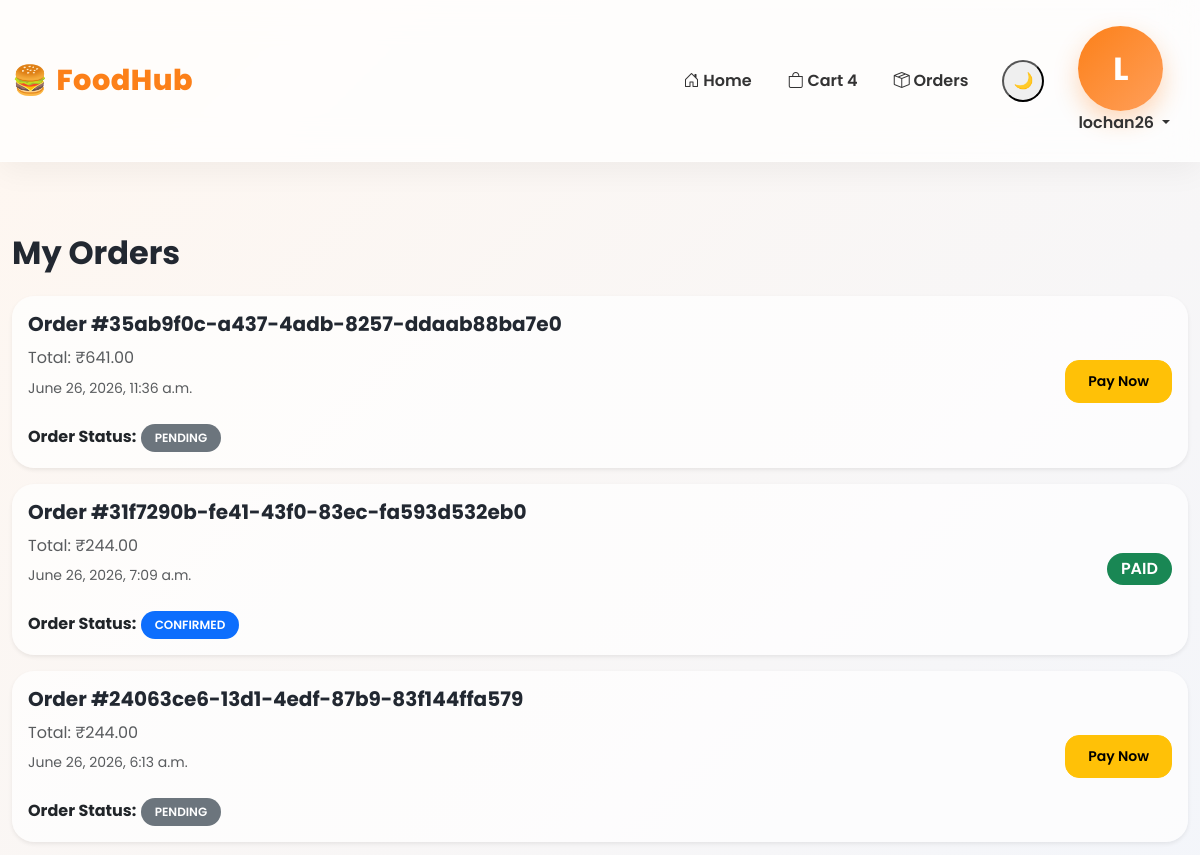
The app's page /orders/my-orders/ (signed in, upper part), older data.
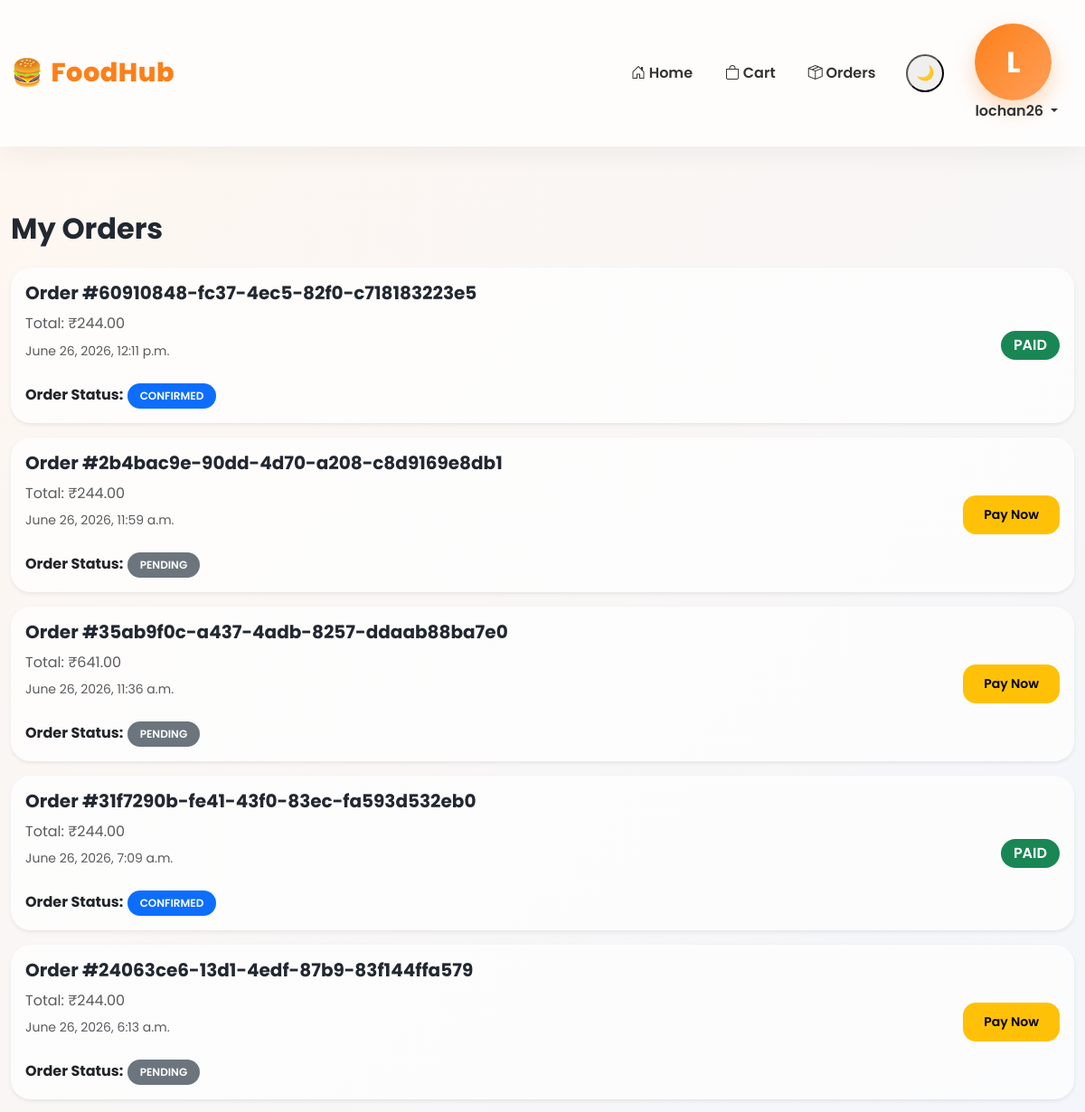
The same page, newer data.
### orders/models.py (models this page shows, shortened)
class BaseModel(models.Model):
    uid = models.UUIDField(
        primary_key=True,
        default=uuid.uuid4,
        editable=False
    )
    created_at = models.DateTimeField(auto_now_add=True)
    updated_at = models.DateTimeField(auto_now=True)
    class Meta:
        abstract = True

class Order(BaseModel):
    STATUS_CHOICES = (
        ('PENDING', 'Pending'),
        ('CONFIRMED', 'Confirmed'),
        ('PREPARING', 'Preparing'),
        ('OUT_FOR_DELIVERY', 'Out For Delivery'),
        ('DELIVERED', 'Delivered'),
    )
    PAYMENT_STATUS_CHOICES = (
        ('PENDING', 'Pending'),
        ('PAID', 'Paid'),
        ('FAILED', 'Failed'),
    )
    user = models.ForeignKey(
        User,
        on_delete=models.CASCADE,
        related_name='orders'
    )
    full_name = models.CharField(max_length=200)
    phone = models.CharField(max_length=20)
    address = models.TextField()
    total_amount = models.DecimalField(
        max_digits=10,
        decimal_places=2
    )
    status = models.CharField(
        max_length=30,
        choices=STATUS_CHOICES,
        default='PENDING'
    )
    payment_status = models.CharField(
        max_length=20,
        choices=PAYMENT_STATUS_CHOICES,
        default='PENDING'
    )
    razorpay_order_id = models.CharField(
        max_length=255,
        blank=True,
        null=True
    )
    razorpay_payment_id = models.CharField(
        max_length=255,
        blank=True,
        null=True
    )
    razorpay_signature = models.CharField(
        max_length=500,
        blank=True,
        null=True
    )
    customer_latitude = models.FloatField(
        null=True,
        blank=True
    )
    customer_longitude = models.FloatField(
        null=True,
        blank=True
    )

### orders/views.py (the view)
@login_required
def my_orders(request):
    orders = Order.objects.filter(
        user=request.user
    ).prefetch_related(
        "items",
        "items__product"
    ).order_by("-created_at")
    return render(
        request,
        "orders/my_orders.html",
        {
            "orders": orders
        }
    )

### cart/context_processors.py (called while the page is built)
def cart_count(request):
    count = 0
    if request.user.is_authenticated:
        cart = Cart.objects.filter(
            user=request.user,
            is_paid=False
        ).first()
        if cart:
            count = sum(
                item.quantity
                for item in cart.cart_items.all()
            )
    return {
        'cart_count': count
    }

### orders/templates/orders/my_orders.html (shortened to what this page needs)
{% extends 'base.html' %}
{% block content %}
<div class="container py-5">
    <h2 class="fw-bold mb-4">
        My Orders
    </h2>
    {% for order in orders %}
    <div class="card mb-3 shadow-sm">
        <div class="card-body">
            <div class="d-flex justify-content-between align-items-center">
                <div>
                    <h5>
                        Order #{{ order.uid }}
                    </h5>
                    <p class="mb-1 text-muted">
                        Total: ₹{{ order.total_amount }}
                    </p>
                    <small class="text-muted">
                        {{ order.created_at }}
                    </small>
                    <br><br>
                    <strong>Order Status:</strong>
                    <span class="badge
                        {% if order.status == 'DELIVERED' %}
                            bg-success
                        {% elif order.status == 'CONFIRMED' %}
                            bg-primary
                        {% elif order.status == 'PREPARING' %}
                            bg-warning text-dark
                        {% elif order.status == 'OUT_FOR_DELIVERY' %}
                            bg-info
                        {% else %}
                            bg-secondary
                        {% endif %}
                    ">
                        {{ order.status }}
                    </span>
                </div>
                <div>
                    {% if order.payment_status == "PAID" %}
                        <span class="badge bg-success fs-6">
                            PAID
                        </span>
                    {% elif order.payment_status == "PENDING" %}
                        <a href="{% url 'pay_pending_order' order.uid %}"
                           class="btn btn-warning btn-sm">
                            Pay Now
                        </a>
                    {% else %}
                        <span class="badge bg-danger fs-6">
                            FAILED
                        </span>
                    {% endif %}
                </div>
            </div>
        </div>
    </div>
    {% endfor %}
</div>
{% endblock %}

### templates/navbar.html (shortened to what this page needs)
<nav class="navbar navbar-expand-lg navbar-glass sticky-top">
    <div class="container">
        <a class="navbar-brand d-flex align-items-center" href="/">
            <div class="logo-circle">
                🍔
            </div>
            <div class="ms-2">
                <span class="logo-text">
                    FoodHub
                </span>
            </div>
        </a>
        <div class="collapse navbar-collapse"
             id="navbarNav">
            <ul class="navbar-nav ms-auto align-items-lg-center">
                <li class="nav-item">
                    <a class="nav-link px-3"
                       href="/">
                        <i class="bi bi-house-door"></i>
                        Home
                    </a>
                </li>
                <li class="nav-item">
                    <a class="nav-link px-3 position-relative"
                       href="/cart/">
                        <i class="bi bi-bag"></i>
                        Cart
                        {% if cart_count > 0 %}
                        <span class="cart-badge">
                            {{ cart_count }}
                        </span>
                        {% endif %}
                    </a>
                </li>
                {% if user.is_authenticated %}
                <li class="nav-item">
                    <a class="nav-link px-3"
                       href="{% url 'my_orders' %}">
                        <i class="bi bi-box-seam"></i>
                        Orders
                    </a>
                </li>
                <li class="nav-item ms-lg-3">
                    <button id="theme-toggle"
                            class="theme-btn">
                        🌙
                    </button>
                </li>
                <li class="nav-item dropdown ms-lg-3">
                    <a class="nav-link dropdown-toggle profile-btn"
                       href="#"
                       data-bs-toggle="dropdown">
                        <div class="profile-avatar">
                            {{ user.username|first|upper }}
                        </div>
                        <span>
                            {{ user.username }}
                        </span>
                    </a>
                </li>
                {% endif %}
            </ul>
        </div>
    </div>
</nav>

Row changes from the older to the newer data that the page shows:
added Order: uid "60910848-fc37-4ec5-82f0-c718183223e5", total_amount "244.00", created_at "June 26, 2026, 12:11 p.m.", status "CONFIRMED", payment_status "PAID"
added Order: uid "2b4bac9e-90dd-4d70-a208-c8d9169e8db1", total_amount "244.00", created_at "June 26, 2026, 11:59 a.m.", status "PENDING", payment_status "Pay Now"
Text that changed along with them:
{{ cart_count }}: "4" → (not shown)
